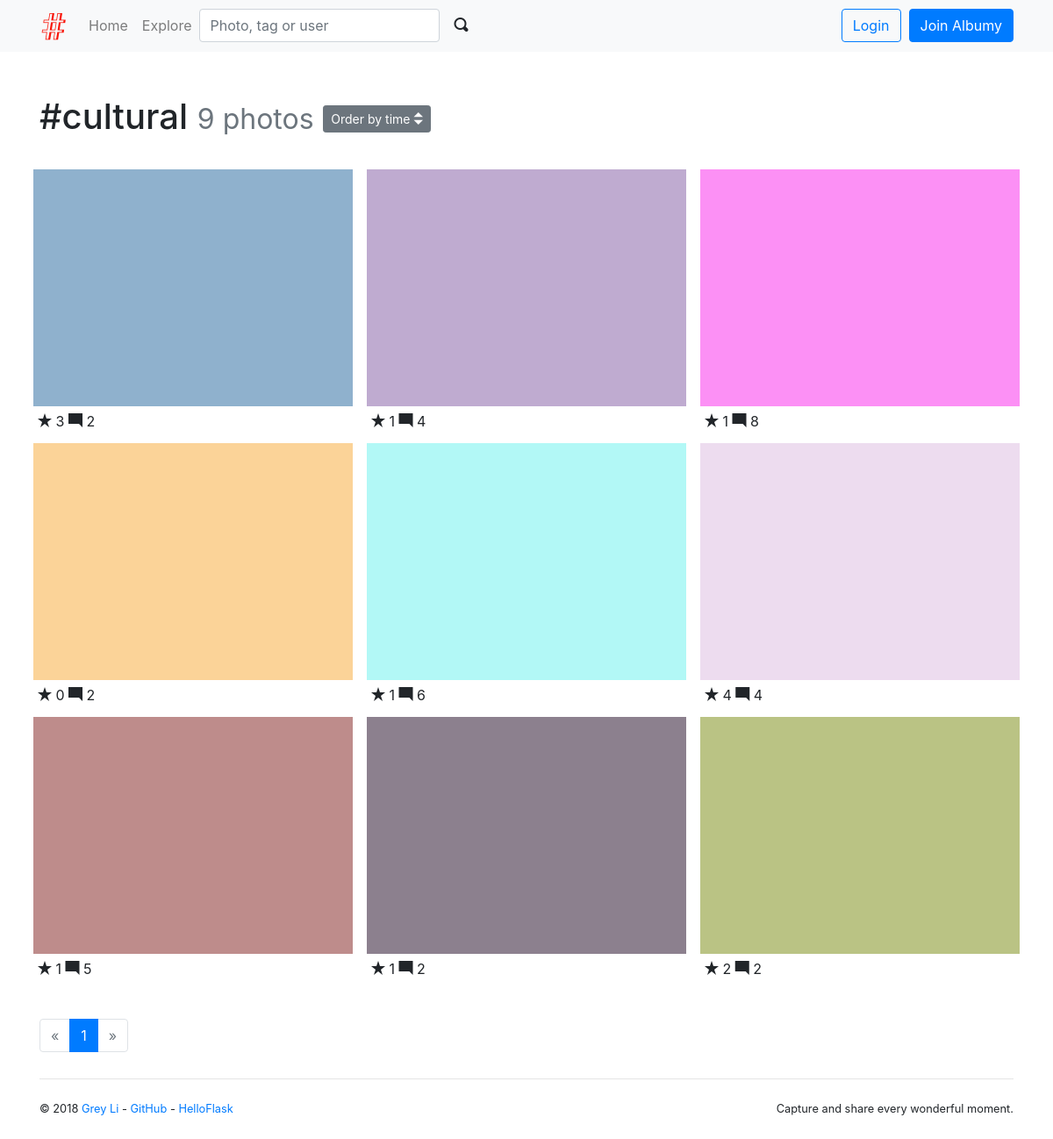
Screenshot of /tag/13 with the database file from the repository.
### albumy/models.py (models this page shows)
@whooshee.register_model('name')
class Tag(db.Model):
    id = db.Column(db.Integer, primary_key=True)
    name = db.Column(db.String(64), index=True, unique=True)
    photos = db.relationship('Photo', secondary=tagging, back_populates='tags')

@whooshee.register_model('description')
class Photo(db.Model):
    id = db.Column(db.Integer, primary_key=True)
    description = db.Column(db.String(500))
    filename = db.Column(db.String(64))
    filename_s = db.Column(db.String(64))
    filename_m = db.Column(db.String(64))
    timestamp = db.Column(db.DateTime, default=datetime.utcnow, index=True)
    can_comment = db.Column(db.Boolean, default=True)
    flag = db.Column(db.Integer, default=0)
    author_id = db.Column(db.Integer, db.ForeignKey('user.id'))
    author = db.relationship('User', back_populates='photos')
    comments = db.relationship('Comment', back_populates='photo', cascade='all')
    collectors = db.relationship('Collect', back_populates='collected', cascade='all')
    tags = db.relationship('Tag', secondary=tagging, back_populates='photos')

### albumy/blueprints/main.py (the view)
@main_bp.route('/tag/<int:tag_id>', defaults={'order': 'by_time'})
@main_bp.route('/tag/<int:tag_id>/<order>')
def show_tag(tag_id, order):
    tag = Tag.query.get_or_404(tag_id)
    page = request.args.get('page', 1, type=int)
    per_page = current_app.config['ALBUMY_PHOTO_PER_PAGE']
    order_rule = 'time'
    pagination = Photo.query.with_parent(tag).order_by(Photo.timestamp.desc()).paginate(page, per_page)
    photos = pagination.items
    if order == 'by_collects':
        photos.sort(key=lambda x: len(x.collectors), reverse=True)
        order_rule = 'collects'
    return render_template('main/tag.html', tag=tag, pagination=pagination, photos=photos, order_rule=order_rule)

### albumy/__init__.py (called while the page is built)
def register_template_context(app):
    @app.context_processor
    def make_template_context():
        if current_user.is_authenticated:
            notification_count = Notification.query.with_parent(current_user).filter_by(is_read=False).count()
        else:
            notification_count = None
        return dict(notification_count=notification_count)

### albumy/extensions.py (called while the page is built)
    def can(self, permission_name):
        return False

### albumy/templates/main/tag.html (shortened to what this page needs)
{% extends 'base.html' %}
{% from 'bootstrap/pagination.html' import render_pagination %}
{% from 'bootstrap/form.html' import render_form %}
{% from 'macros.html' import photo_card with context %}
{% block content %}
    <div class="page-header">
        <h1>#{{ tag.name }}
            <small class="text-muted">{{ tag.photos|length }} photos</small>
            <span class="dropdown">
            <button class="btn btn-secondary btn-sm" type="button" id="dropdownMenuButton" data-toggle="dropdown"
                    aria-haspopup="true" aria-expanded="false">
                Order by {{ order_rule }} <span class="oi oi-elevator"></span>
            </button>
        </span>
        </h1>
    </div>
    <div class="row">
        {% for photo in photos %}
            {{ photo_card(photo) }}
        {% endfor %}
    </div>
    <div class="page-footer">
        {{ render_pagination(pagination, align='center') }}
    </div>
{% endblock %}

### albumy/templates/base.html (shortened to what this page needs)
{% from 'bootstrap/nav.html' import render_nav_item %}
<!DOCTYPE html>
<html lang="en">
<head>
    {% block head %}
        {% block styles %}
            <link rel="stylesheet" href="{{ url_for('static', filename='css/bootstrap.min.css') }}">
            <link rel="stylesheet" href="{{ url_for('static', filename='open-iconic/font/css/open-iconic-bootstrap.css') }}">
            <link rel="stylesheet" href="{{ url_for('static', filename='css/style.css') }}">
        {% endblock %}
    {% endblock head %}
</head>
<body>
{% block navbar %}
    <nav class="navbar navbar-expand-lg navbar-light bg-light">
        <div class="container">
            <a class="navbar-brand" href="{{ url_for('main.index') }}">
                <img src="{{ url_for('static', filename='favicon.ico') }}" alt="Albumy">
            </a>
            <div class="collapse navbar-collapse" id="navbarColor01">
                <div class="navbar-nav mr-auto">
                    {{ render_nav_item('main.index', 'Home') }}
                    {{ render_nav_item('main.explore', 'Explore') }}
                    <form class="form-inline my-2 my-lg-0" action="{{ url_for('main.search') }}">
                        <input type="text" name="q" class="form-control mr-sm-1" placeholder="Photo, tag or user"
                               required>
                        <button class="btn btn-light my-2 my-sm-0" type="submit">
                            <span class="oi oi-magnifying-glass"></span>
                        </button>
                    </form>
                </div>
                <div class="navbar-nav ml-auto">
                {% if current_user.is_authenticated %}
                    <a class="nav-item nav-link" href="{{ url_for('main.show_notifications', filter='unread') }}">
                        <span class="oi oi-bell"></span>
                        <span id="notification-badge"
                              class="{% if notification_count == 0 %}hide{% endif %} badge badge-danger badge-notification"
                              data-href="{{ url_for('ajax.notifications_count') }}">{{ notification_count }}</span>
                    </a>
                    <a class="nav-item nav-link" href="{{ url_for('main.upload') }}" title="Upload">
                        <span class="oi oi-cloud-upload"></span>&nbsp;&nbsp;
                    </a>
                    <div class="dropdown nav-item">
                        <a href="#" class="nav-link dropdown-toggle" data-toggle="dropdown" role="button"
                           aria-expanded="false">
                            <img class="avatar-xs"
                                 src="{{ url_for('main.get_avatar', filename=current_user.avatar_s) }}">
                            <span class="caret"></span>
                        </a>
                        <div class="dropdown-menu dropdown-menu-right" role="menu">
                            <h6 class="dropdown-header">Logged in as {{ current_user.username }}</h6>
                            <a class="dropdown-item" href="{{ url_for('user.index', username=current_user.username) }}">
                                <span class="oi oi-person"></span> My Home
                            </a>
                            <div class="dropdown-divider"></div>
                            <a class="dropdown-item" href="{{ url_for('user.edit_profile') }}">
                                <span class="oi oi-cog"></span> Settings
                            </a>
                            {% if current_user.can('MODERATE') %}
                                <a class="dropdown-item" href="{{ url_for('admin.index') }}">
                                    <span class="oi oi-dashboard"></span> Dashboard
                                </a>
                            {% endif %}
                            <a class="dropdown-item" href="{{ url_for('auth.logout') }}">
                                <span class="oi oi-power-standby"></span> Logout
                            </a>
                        </div>
                    </div>
                {% else %}
                    <a class="btn btn-outline-primary" href="{{ url_for('auth.login') }}">Login</a>&nbsp;&nbsp;
                    <a class="btn btn-primary" href="{{ url_for('auth.register') }}">Join Albumy</a>
                {% endif %}
                </div>
            </div>
        </div>
    </nav>
{% endblock %}
<main>
    <div class="container">
        {% block content %}{% endblock %}
        {% block footer %}
            <footer>
                <p class="float-left">
                    <small>&copy; 2018
                        <a href="http://greyli.com" title="Written by Grey Li">Grey Li</a> -
                        <a href="https://github.com/greyli/albumy" title="Fork me on GitHub">GitHub</a> -
                        <a href="http://helloflask.com" title="A HelloFlask project">HelloFlask</a>
                    </small>
                </p>
                <p class="float-right">
                    <small>Capture and share every wonderful moment.</small>
                </p>
            </footer>
        {% endblock %}
    </div>
</main>
</body>
</html>

### albumy/templates/macros.html (shortened to what this page needs)
{% macro photo_card(photo) %}
    <div class="photo-card card">
        <a class="card-thumbnail" href="{{ url_for('main.show_photo', photo_id=photo.id) }}">
            <img class="card-img-top portrait" src="{{ url_for('main.get_image', filename=photo.filename_s) }}">
        </a>
        <div class="card-body">
            <span class="oi oi-star"></span> {{ photo.collectors|length }}
            <span class="oi oi-comment-square"></span> {{ photo.comments|length }}
        </div>
    </div>
{% endmacro %}

### albumy/static/css/style.css (style rules this page uses)
.page-header { padding-top: 20px; padding-bottom: 20px; }
.page-footer { padding-top: 40px; }
nav { margin-bottom: 30px; }
footer { margin: 30px 0; padding: 20px 0; border-top: 1px solid #e5e5e5; }
.photo-card { float: left; width: 33.333%; padding: 0.5rem 0.5rem 0 0.5rem; border: 0; }
.photo-card .card-body { padding: 5px; }
.card-thumbnail { position: relative; width: auto; height: 20em; overflow: hidden; }
.card-thumbnail img { position: absolute; left: 50%; top: 50%; height: 100%; width: auto; -webkit-transform: translate(-50%, -50%); -ms-transform: translate(-50%, -50%); transform: translate(-50%, -50%); }
.card-thumbnail img.portrait { width: 100%; height: auto; }
@media (max-width: 1280px) { .card-thumbnail { height: 270px; } }

### rows the page displays
Tag: name "cultural"
Photo: filename_s (picture), collectors|length "3", comments|length "2"
Photo: filename_s (picture), collectors|length "1", comments|length "4"
Photo: filename_s (picture), collectors|length "1", comments|length "8"
Photo: filename_s (picture), collectors|length "0", comments|length "2"
Photo: filename_s (picture), collectors|length "1", comments|length "6"
Photo: filename_s (picture), collectors|length "4", comments|length "4"
Photo: filename_s (picture), collectors|length "1", comments|length "5"
Photo: filename_s (picture), collectors|length "1", comments|length "2"
Photo: filename_s (picture), collectors|length "2", comments|length "2"

### other values shown
{{ render_nav_item('main.index', 'Home') }} "Home"
{{ render_nav_item('main.explore', 'Explore') }} "Explore"
{{ tag.photos|length }} "9"
{{ order_rule }} "time"
{{ render_pagination(pagination, align='center') }} "« 1 »"
